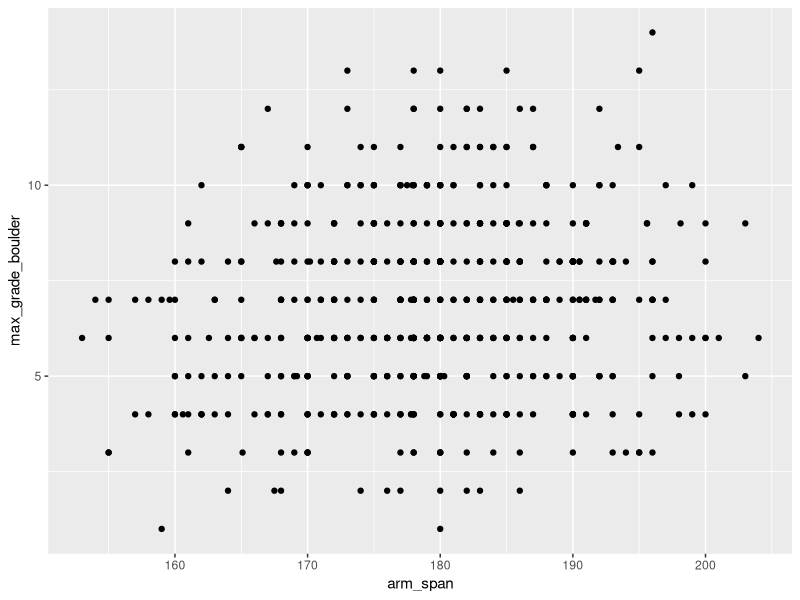
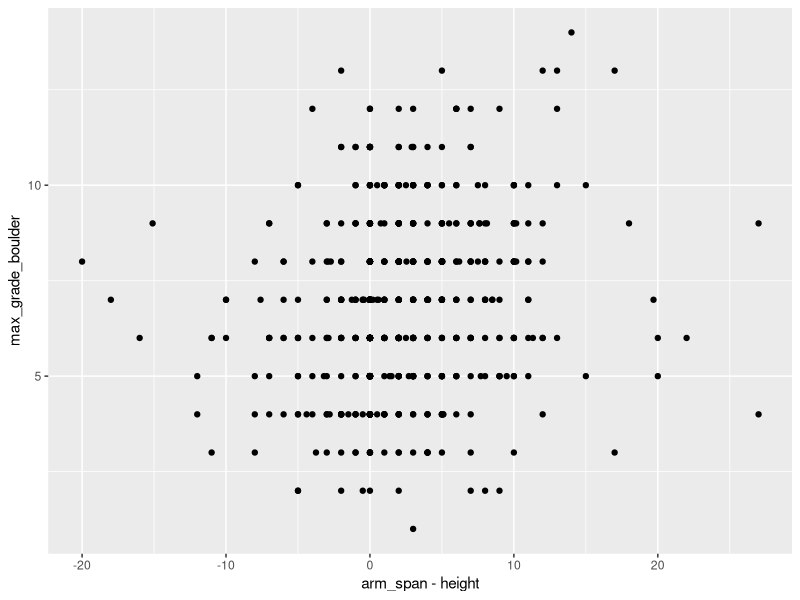

These charts were generated, in order, by the following R code:
## ---- chunk 1
#| warning: false
#| message: false
library(tidyverse)

climbs = read_csv("Climbs.csv", col_select = c(1, 2, 3, 4, 5, 6, 8, 11, 14, 15, 
                                               16, 17, 26, 28, 32, 34), 
na = c("NA", "", "N/A", "Don't know", "?", "??", "???", "Na", "unknown", 
       "Not sure", "no idea", "Unsure", "Not sure", "Nil", "Dont know",
       "don't know", "Dunno", "????", "No clue", "i suck!", "N/a", 
       "oooh...not sure", "ha! no need to train that yet", 
       "Never tried this", "Not calculated before", "n/a", "-", 
       " I don't know", "idk", "I don't climb routes", "I don't boulder"))


colnames(climbs) = c("time", "sex", "height", "weight", "arm_span", 
"time_climbed", "max_grade_boulder", "max_grade_sport", "frequency_climbing", 
"avg_hours_climbing_week", "avg_hours_training_week", "frequency_hangboarding", 
"frequency_endurance", "frequency_strength", "max_pullup", "max_pushup")

climbs = climbs |> mutate(
  height = as.numeric(parse_number(height)),
  weight = as.numeric(parse_number(weight)),
  arm_span  = as.numeric(parse_number(arm_span)),
  max_grade_boulder  = as.integer(parse_number(max_grade_boulder)),
  max_grade_sport  = as.integer(max_grade_sport),
  frequency_climbing  = as.integer(frequency_climbing),
  avg_hours_climbing_week  = as.integer(avg_hours_climbing_week),
  avg_hours_training_week  = as.integer(avg_hours_training_week),
  frequency_hangboarding  = as.integer(frequency_hangboarding),
  frequency_endurance  = as.integer(frequency_endurance),
  frequency_strength  = as.integer(frequency_strength),
  max_pullup  = as.integer(parse_number(max_pullup)),
  max_pushup  = as.integer(parse_number(max_pushup))
)
## ---- chunk 2
#| warning: false
#Had to look up code for IQR to remove outliers
climbs = climbs |> filter(
  arm_span >= quantile(arm_span, 0.25, na.rm = TRUE) - 1.5 * IQR(arm_span, na.rm = TRUE), 
  arm_span <= quantile(arm_span, 0.75, na.rm = TRUE) + 1.5 * IQR(arm_span, na.rm = TRUE)
)
ggplot(data = climbs, aes(x = arm_span, y = max_grade_boulder), na.rm = TRUE) + 
  geom_point()
## ---- chunk 3
#| warning: false
climbs = climbs |> filter(
  height >= quantile(arm_span, 0.25, na.rm = TRUE) - 1.5 * IQR(height, na.rm = TRUE), 
  height <= quantile(arm_span, 0.75, na.rm = TRUE) + 1.5 * IQR(height, na.rm = TRUE)
)

ggplot(data = climbs, aes(x = arm_span - height, y = max_grade_boulder)) + 
  geom_point()
